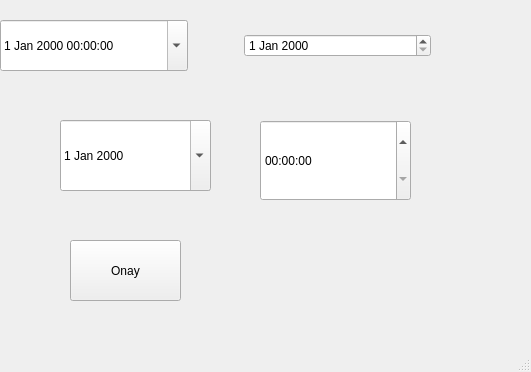
<?xml version="1.0" encoding="UTF-8"?>
<ui version="4.0">
 <class>MainWindow</class>
 <widget class="QMainWindow" name="MainWindow">
  <property name="geometry">
   <rect>
    <x>0</x>
    <y>0</y>
    <width>531</width>
    <height>372</height>
   </rect>
  </property>
  <property name="windowTitle">
   <string>MainWindow</string>
  </property>
  <widget class="QWidget" name="centralwidget">
   <widget class="QDateEdit" name="StartYearTime">
    <property name="geometry">
     <rect>
      <x>60</x>
      <y>120</y>
      <width>151</width>
      <height>71</height>
     </rect>
    </property>
    <property name="calendarPopup">
     <bool>true</bool>
    </property>
   </widget>
   <widget class="QWidget" name="horizontalLayoutWidget">
    <property name="geometry">
     <rect>
      <x>0</x>
      <y>20</y>
      <width>431</width>
      <height>51</height>
     </rect>
    </property>
    <layout class="QHBoxLayout" name="horizontalLayout">
     <item>
      <widget class="QDateTimeEdit" name="HourTime">
       <property name="sizePolicy">
        <sizepolicy hsizetype="Preferred" vsizetype="Preferred">
         <horstretch>0</horstretch>
         <verstretch>0</verstretch>
        </sizepolicy>
       </property>
       <property name="calendarPopup">
        <bool>true</bool>
       </property>
      </widget>
     </item>
     <item>
      <spacer name="horizontalSpacer">
       <property name="orientation">
        <enum>Qt::Horizontal</enum>
       </property>
       <property name="sizeType">
        <enum>QSizePolicy::Fixed</enum>
       </property>
       <property name="sizeHint" stdset="0">
        <size>
         <width>50</width>
         <height>20</height>
        </size>
       </property>
      </spacer>
     </item>
     <item>
      <widget class="QDateEdit" name="StopYearTime"/>
     </item>
    </layout>
   </widget>
   <widget class="QPushButton" name="PusOnay">
    <property name="geometry">
     <rect>
      <x>70</x>
      <y>240</y>
      <width>111</width>
      <height>61</height>
     </rect>
    </property>
    <property name="text">
     <string>Onay</string>
    </property>
   </widget>
   <widget class="QTimeEdit" name="MinuteTimeForeign">
    <property name="geometry">
     <rect>
      <x>260</x>
      <y>120</y>
      <width>151</width>
      <height>81</height>
     </rect>
    </property>
   </widget>
  </widget>
  <widget class="QMenuBar" name="menubar">
   <property name="geometry">
    <rect>
     <x>0</x>
     <y>0</y>
     <width>531</width>
     <height>20</height>
    </rect>
   </property>
  </widget>
  <widget class="QStatusBar" name="statusbar"/>
 </widget>
 <resources/>
 <connections/>
</ui>
